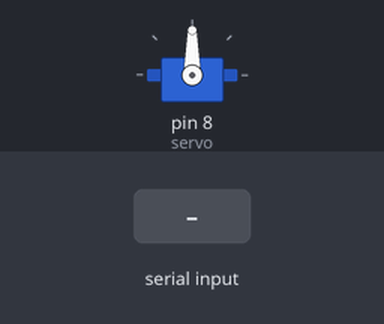
A sketch run on a simulated Arduino Uno, built with avr-gcc and run on an emulated ATmega328P. On the bench: servo. Inputs (shaded band) come from the test bench.

Above: at 1.2 s.
1.3 s: "90,45\n" received over Serial
At 1.8 s:
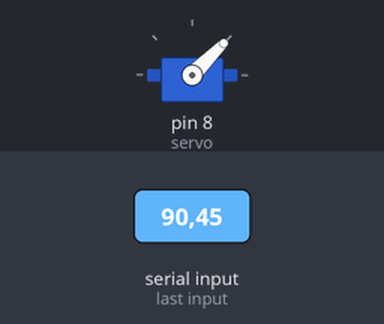
2.8 s: "30,150\n" received over Serial
At 4.0 s:
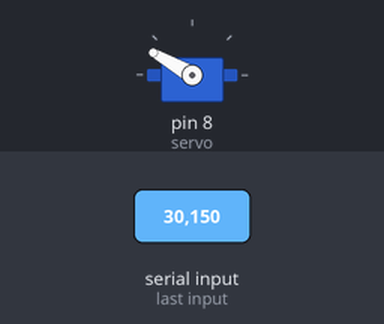
4.3 s: "5\n" received over Serial
At 5.1 s:
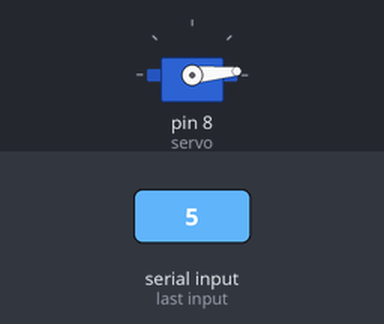
5.8 s: "90\n" received over Serial
At 6.3 s:
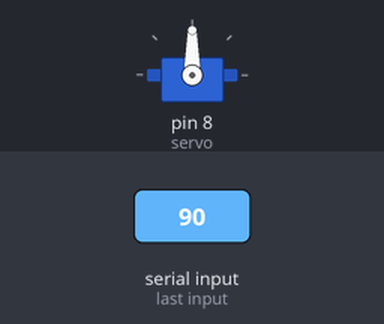
Timing chart, 0 to 8.3 s (numbered marks = the images above; inputs shaded):
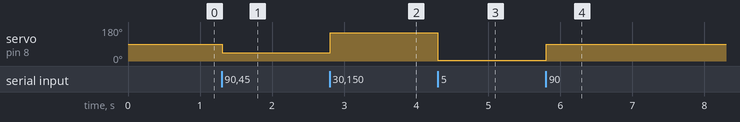

Measured:
- after the input at 1.3 s, servo on pin 8 (servo): 90° → 45° at once
- after the input at 2.8 s, servo on pin 8 (servo): 45° → 150° at once
- after the input at 4.3 s, servo on pin 8 (servo): 150° → 5° at once
- after the input at 5.8 s, servo on pin 8 (servo): 5° → 90° at once

The sketch:

Sweep.ino
```cpp
#include <Servo.h>
Servo servo;

void setup() {
  servo.attach(8);
  Serial.begin(9600);
}

void loop() {
  int recByte;
  while(!Serial.available()){}
  if((recByte = Serial.parseInt()) != 0){
    if(recByte <= 180 && recByte >= 0)
      servo.write(recByte);
  }
}
```
